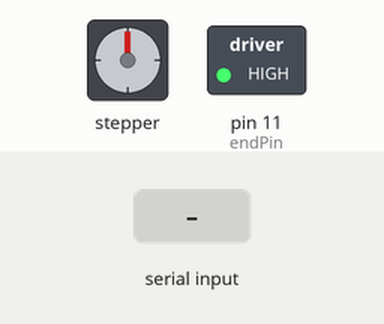
Recording of a sketch running on a simulated Arduino Uno, built with avr-gcc and run on an emulated ATmega328P. Shown: stepper motor, switched loads named in the sketch (green lamp = pin HIGH). Wiring (inferred from the names in the program): stepper motor driver (200 steps per turn assumed): step pin 3; direction pin 2. The test bench sets the inputs (shaded band). Pins used as bus, display or sensor lines are not drawn.

Above: at 1.2 s.
1.3 s: "90,45\n" received over Serial
At 2.3 s:
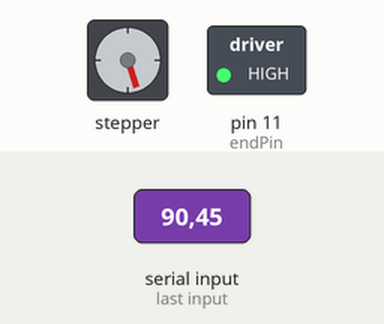
3.4 s: "30,150\n" received over Serial
At 4.7 s:
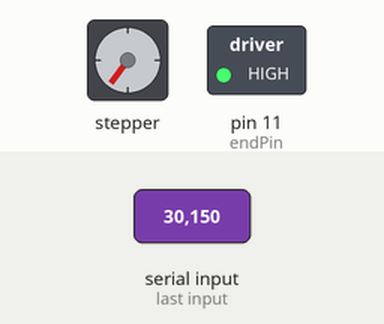
5.3 s: "5\n" received over Serial
At 6.7 s:
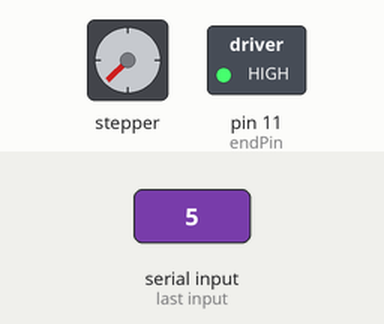
7.0 s: "90\n" received over Serial
At 7.7 s:
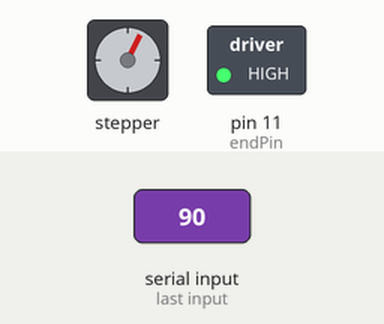
8.9 s: "90,45\n" received over Serial
At 10.4 s:
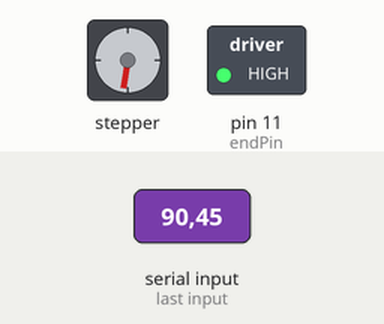
10.9 s: "30,150\n" received over Serial
At 11.7 s:
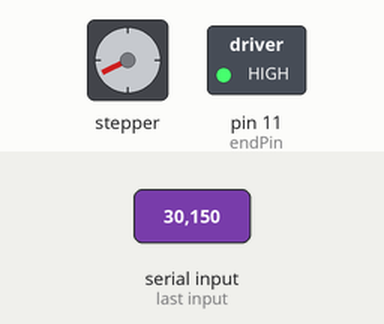
Timing chart, 0 to 13.9 s (numbered marks = the images above; inputs shaded):
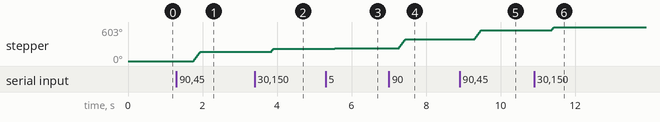

The sketch:

serialAvailable.ino
```cpp
// Motor Params
#define dirPin 2
#define stepPin 3
#define endPin 11


const unsigned int MAX_MESSAGE_LENGTH = 12;
static char message[MAX_MESSAGE_LENGTH];
int flagMsg;
int dly=1000;
long mov;
String readString="";
void setup() {
   Serial.begin(9600);
   // Declare pins as output:
   pinMode(stepPin, OUTPUT);
   pinMode(dirPin, OUTPUT);
   pinMode(endPin, OUTPUT);
   digitalWrite(endPin, HIGH);
   // Set the spinning direction CW/CCW:
   Serial.begin(9600);
}

void loop() {
   flagMsg=0;
   while (Serial.available()) {
      char c = Serial.read();  //gets one byte from serial buffer
      readString += c; //makes the string readString
      delay(50);
   }
   if (readString.length() >0) {
      //Serial.print(readString);  //so you can see the captured string
      mov = readString.toInt();  //convert readString into a number
      flagMsg=1;
      delay(50);
   }
   readString=""; //empty for next input
   if (flagMsg==1){
      //Serial.println(moveVal);

      if (mov  > 0){
         for(int i=0; i<mov;i++){
           digitalWrite(dirPin, HIGH);
           digitalWrite(stepPin, HIGH);
           delayMicroseconds(dly);
           digitalWrite(stepPin, LOW);
           delayMicroseconds(dly);
         }
      }
      if (mov  < 0){
         mov=-mov;
         for(int i=0; i<mov; i++){
           digitalWrite(dirPin, LOW);
           digitalWrite(stepPin, HIGH);
           delayMicroseconds(dly);
           digitalWrite(stepPin, LOW);
           delayMicroseconds(dly);
         }
      }
   }
 delay(100);
}
```

Measured:
- after the input at 1.3 s, stepper: turns 162° clockwise in 0.18 s, starting after 0.45 s
- after the input at 3.4 s, stepper: turns 54° clockwise, starting after 0.43 s
- after the input at 5.3 s, stepper: goes 217° 0.01 s, then 225°, starting after 0.24 s
- after the input at 7.0 s, stepper: turns 162° clockwise in 0.18 s, starting after 0.25 s
- after the input at 8.9 s, stepper: turns 162° clockwise in 0.18 s, starting after 0.39 s
- after the input at 10.9 s, stepper: turns 54° clockwise, starting after 0.47 s
